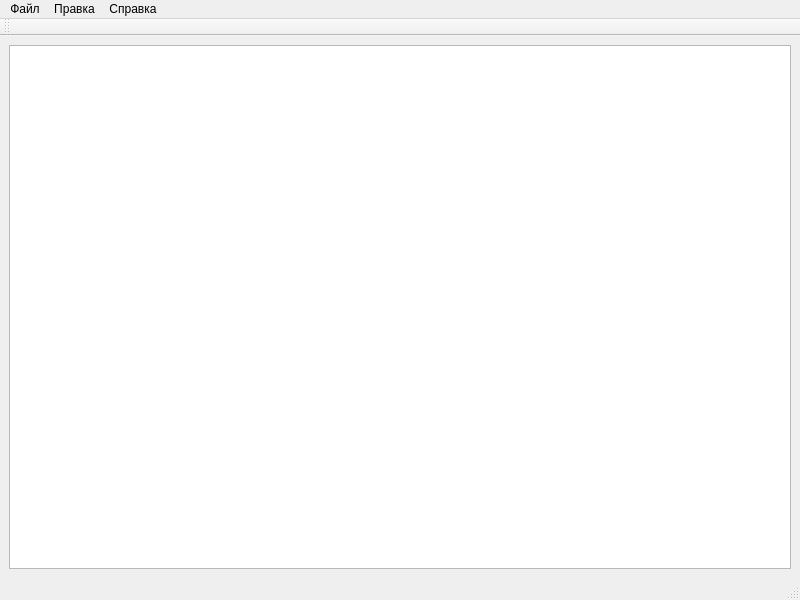
<?xml version="1.0" encoding="UTF-8"?>
<ui version="4.0">
 <class>MainWindow</class>
 <widget class="QMainWindow" name="MainWindow">
  <property name="geometry">
   <rect>
    <x>0</x>
    <y>0</y>
    <width>800</width>
    <height>600</height>
   </rect>
  </property>
  <property name="windowTitle">
   <string>IP калькулятор</string>
  </property>
  <property name="styleSheet">
   <string notr="true"/>
  </property>
  <widget class="QWidget" name="centralwidget">
   <layout class="QGridLayout" name="gridLayout">
    <item row="0" column="0">
     <widget class="NetworkTreeView" name="treeView">
      <property name="enabled">
       <bool>true</bool>
      </property>
      <property name="cursor" stdset="0">
       <cursorShape>PointingHandCursor</cursorShape>
      </property>
      <property name="focusPolicy">
       <enum>Qt::NoFocus</enum>
      </property>
      <property name="autoFillBackground">
       <bool>false</bool>
      </property>
      <property name="styleSheet">
       <string notr="true">QTreeView {
    show-decoration-selected: 1;
}

QTreeView::item {
     border: 1px solid #d7d8db;
	 padding: 0.5em 1em 0.5em 1em;
	 margin: 0.5em 1em 0.5em 0em;
	 border-radius: 0.25em;
	 min-width: 20em;
	 max-width: 20em;
	 background: #ffffff;
}


QTreeView::item:hover {
    background: #cbdaf1;
    border: 1px solid #bfcde4;
}

QTreeView::item:selected {
    border: 1px solid #567dbc;
}

QTreeView::item:selected:active{
    background: rgba(110, 161, 241, 0.7);
}

QTreeView::item:selected:!active {
    background: rgba(110, 161, 241, 0.7);
}</string>
      </property>
      <property name="horizontalScrollBarPolicy">
       <enum>Qt::ScrollBarAsNeeded</enum>
      </property>
      <property name="verticalScrollMode">
       <enum>QAbstractItemView::ScrollPerPixel</enum>
      </property>
      <property name="indentation">
       <number>25</number>
      </property>
      <property name="rootIsDecorated">
       <bool>true</bool>
      </property>
      <property name="animated">
       <bool>false</bool>
      </property>
      <property name="headerHidden">
       <bool>true</bool>
      </property>
      <property name="expandsOnDoubleClick">
       <bool>false</bool>
      </property>
     </widget>
    </item>
   </layout>
  </widget>
  <widget class="QMenuBar" name="menubar">
   <property name="geometry">
    <rect>
     <x>0</x>
     <y>0</y>
     <width>800</width>
     <height>26</height>
    </rect>
   </property>
   <widget class="QMenu" name="menu">
    <property name="title">
     <string>Файл</string>
    </property>
    <addaction name="action_open"/>
    <addaction name="action_save"/>
    <addaction name="action_save_as"/>
    <addaction name="action_clear_tree"/>
    <addaction name="action_search"/>
    <addaction name="separator"/>
    <addaction name="action_exit"/>
   </widget>
   <widget class="QMenu" name="menu_2">
    <property name="title">
     <string>Правка</string>
    </property>
    <addaction name="action_create"/>
    <addaction name="action_split"/>
   </widget>
   <widget class="QMenu" name="menu_3">
    <property name="title">
     <string>Справка</string>
    </property>
    <addaction name="action_help"/>
   </widget>
   <addaction name="menu"/>
   <addaction name="menu_2"/>
   <addaction name="menu_3"/>
  </widget>
  <widget class="QStatusBar" name="statusbar">
   <property name="font">
    <font>
     <pointsize>9</pointsize>
    </font>
   </property>
   <property name="layoutDirection">
    <enum>Qt::LeftToRight</enum>
   </property>
   <property name="styleSheet">
    <string notr="true"/>
   </property>
  </widget>
  <widget class="QToolBar" name="toolBar">
   <property name="windowTitle">
    <string>toolBar</string>
   </property>
   <attribute name="toolBarArea">
    <enum>TopToolBarArea</enum>
   </attribute>
   <attribute name="toolBarBreak">
    <bool>false</bool>
   </attribute>
  </widget>
  <action name="action_open">
   <property name="text">
    <string>Открыть...</string>
   </property>
   <property name="toolTip">
    <string>Открыть файл</string>
   </property>
   <property name="shortcut">
    <string>Ctrl+O</string>
   </property>
  </action>
  <action name="action_save">
   <property name="text">
    <string>Сохранить...</string>
   </property>
   <property name="toolTip">
    <string>Сохранить файл</string>
   </property>
   <property name="shortcut">
    <string>Ctrl+S</string>
   </property>
  </action>
  <action name="action_save_as">
   <property name="text">
    <string>Сохранить как...</string>
   </property>
   <property name="toolTip">
    <string>Сохранить файл, как...</string>
   </property>
   <property name="shortcut">
    <string>Ctrl+Shift+S</string>
   </property>
  </action>
  <action name="action_clear_tree">
   <property name="text">
    <string>Отчистить дерево...</string>
   </property>
   <property name="shortcut">
    <string>Ctrl+Shift+D</string>
   </property>
  </action>
  <action name="action_search">
   <property name="text">
    <string>Поиск...</string>
   </property>
   <property name="toolTip">
    <string>Поиск элемента сети</string>
   </property>
   <property name="shortcut">
    <string>Ctrl+F</string>
   </property>
  </action>
  <action name="action_create">
   <property name="text">
    <string>Создать новую сеть...</string>
   </property>
   <property name="shortcut">
    <string>Ctrl+N</string>
   </property>
  </action>
  <action name="action_split">
   <property name="text">
    <string>Разделить на подсети...</string>
   </property>
   <property name="shortcut">
    <string>Ctrl+Shift+M</string>
   </property>
  </action>
  <action name="action_exit">
   <property name="text">
    <string>Выход...</string>
   </property>
   <property name="shortcut">
    <string>Ctrl+Q</string>
   </property>
  </action>
  <action name="action_help">
   <property name="text">
    <string>Справка...</string>
   </property>
   <property name="shortcut">
    <string>Ctrl+H</string>
   </property>
  </action>
 </widget>
 <customwidgets>
  <customwidget>
   <class>NetworkTreeView</class>
   <extends>QTreeView</extends>
   <header location="global">networktreeview.h</header>
  </customwidget>
 </customwidgets>
 <resources/>
 <connections/>
</ui>
